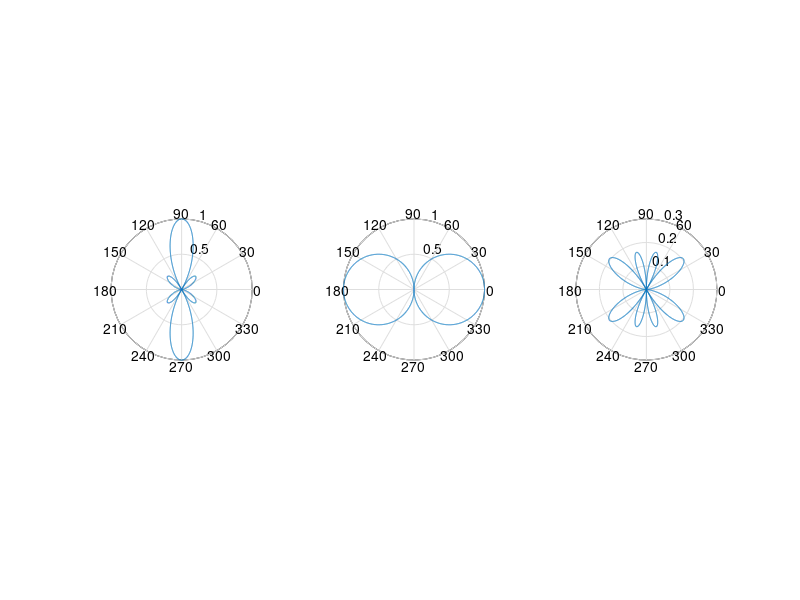
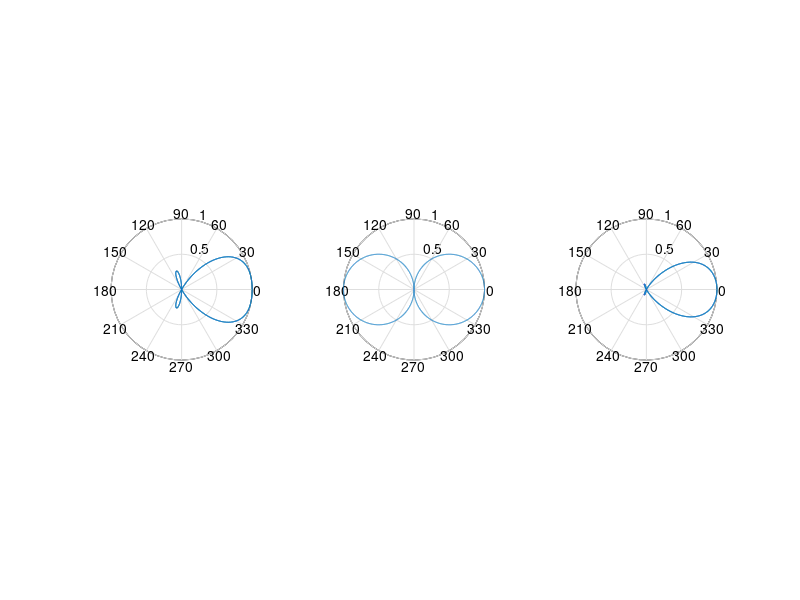
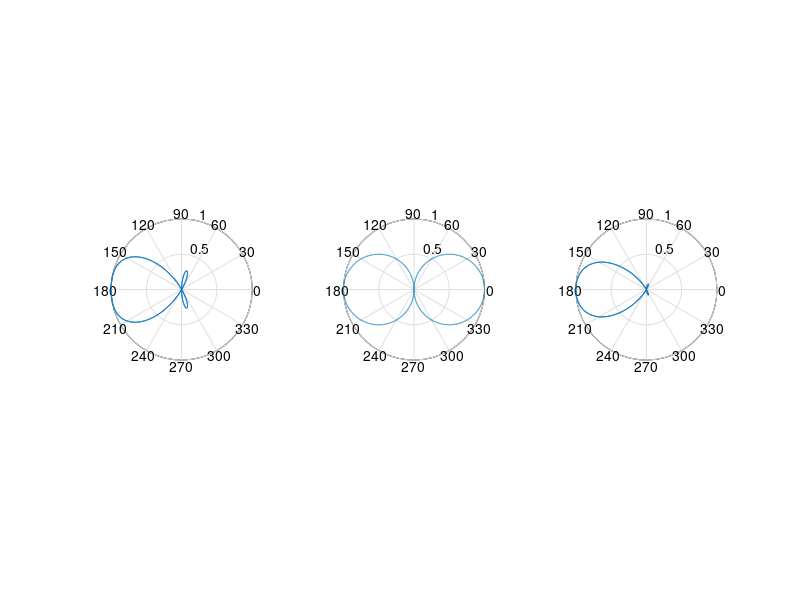

Here is the MATLAB script that generated these plots, in order:
%%PHASE SCANNING
lambda=1;
d=0.5;
k=2*pi/lambda;
N=4;
t=[pi/4 pi/3 pi/6];
figure()
for i=1:3
    subplot(1,3,i)
    theta=0:0.01:2*pi;
    beta=-k*d*cos(t(i));
    psi=(k*d.*(cos(theta)))+beta;
    AF=sin(N*(psi/2))./(N*psi/2);
    polar(theta,abs(AF))
end

%%PATTERN MULTIPLICATION
t=0:0.001:2*pi;
beta=[0 -k*d k*d];
for i=1:3
    psi=(k*d.*(cos(t)))+beta(i);
    AF=sin((N*psi)/2)./(N*sin(psi/2));
    figure(i)
    subplot(1,3,1)
    title('af');
    polar(t,AF);
    ef=abs(cos(t));
    subplot(1,3,2)
    title('ef');
    polar(t,ef);
    tf=AF.*ef;
    subplot(1,3,3)
    title('tf');
    polar(t,tf);
end
